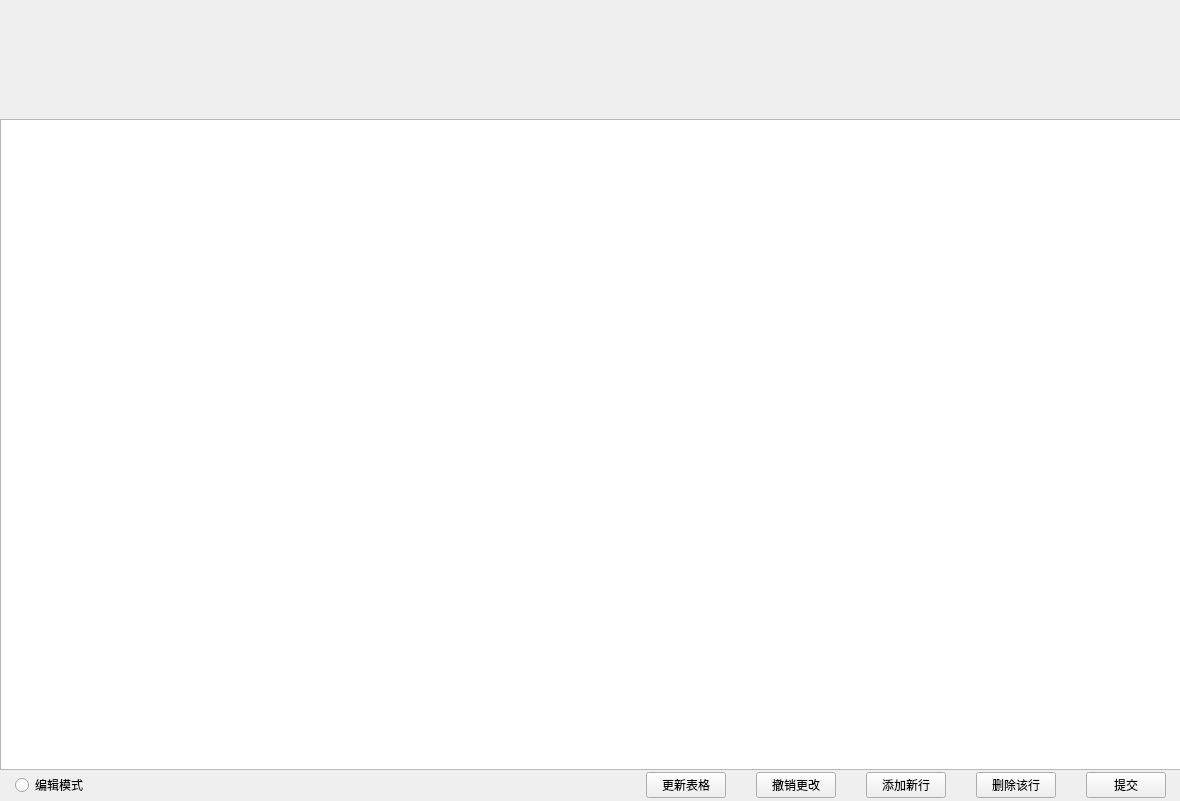
<?xml version="1.0" encoding="UTF-8"?>
<ui version="4.0">
 <class>playerPage</class>
 <widget class="QWidget" name="playerPage">
  <property name="geometry">
   <rect>
    <x>0</x>
    <y>0</y>
    <width>1180</width>
    <height>801</height>
   </rect>
  </property>
  <property name="windowTitle">
   <string>Form</string>
  </property>
  <widget class="QTableView" name="modifyTable">
   <property name="geometry">
    <rect>
     <x>0</x>
     <y>119</y>
     <width>1181</width>
     <height>651</height>
    </rect>
   </property>
  </widget>
  <widget class="QWidget" name="gridLayoutWidget">
   <property name="geometry">
    <rect>
     <x>0</x>
     <y>0</y>
     <width>1171</width>
     <height>111</height>
    </rect>
   </property>
   <layout class="QGridLayout" name="buttonGridLayout"/>
  </widget>
  <widget class="QWidget" name="horizontalLayoutWidget">
   <property name="geometry">
    <rect>
     <x>0</x>
     <y>770</y>
     <width>1181</width>
     <height>31</height>
    </rect>
   </property>
   <layout class="QHBoxLayout" name="horizontalLayout">
    <property name="spacing">
     <number>30</number>
    </property>
    <property name="leftMargin">
     <number>15</number>
    </property>
    <property name="rightMargin">
     <number>15</number>
    </property>
    <item>
     <widget class="QRadioButton" name="ModifRadioButton">
      <property name="cursor">
       <cursorShape>PointingHandCursor</cursorShape>
      </property>
      <property name="styleSheet">
       <string notr="true">font: 10pt &quot;黑体&quot;;</string>
      </property>
      <property name="text">
       <string>编辑模式</string>
      </property>
     </widget>
    </item>
    <item>
     <spacer name="horizontalSpacer">
      <property name="orientation">
       <enum>Qt::Horizontal</enum>
      </property>
      <property name="sizeHint" stdset="0">
       <size>
        <width>40</width>
        <height>20</height>
       </size>
      </property>
     </spacer>
    </item>
    <item>
     <widget class="QPushButton" name="updateBotton">
      <property name="text">
       <string>更新表格</string>
      </property>
     </widget>
    </item>
    <item>
     <widget class="QPushButton" name="revertButton">
      <property name="enabled">
       <bool>true</bool>
      </property>
      <property name="cursor">
       <cursorShape>PointingHandCursor</cursorShape>
      </property>
      <property name="text">
       <string>撤销更改</string>
      </property>
     </widget>
    </item>
    <item>
     <widget class="QPushButton" name="addButton">
      <property name="enabled">
       <bool>true</bool>
      </property>
      <property name="cursor">
       <cursorShape>PointingHandCursor</cursorShape>
      </property>
      <property name="text">
       <string>添加新行</string>
      </property>
     </widget>
    </item>
    <item>
     <widget class="QPushButton" name="deleteButton">
      <property name="enabled">
       <bool>true</bool>
      </property>
      <property name="cursor">
       <cursorShape>PointingHandCursor</cursorShape>
      </property>
      <property name="text">
       <string>删除该行</string>
      </property>
     </widget>
    </item>
    <item>
     <widget class="QPushButton" name="submitButton">
      <property name="cursor">
       <cursorShape>PointingHandCursor</cursorShape>
      </property>
      <property name="text">
       <string>提交</string>
      </property>
     </widget>
    </item>
   </layout>
  </widget>
 </widget>
 <resources/>
 <connections/>
</ui>
